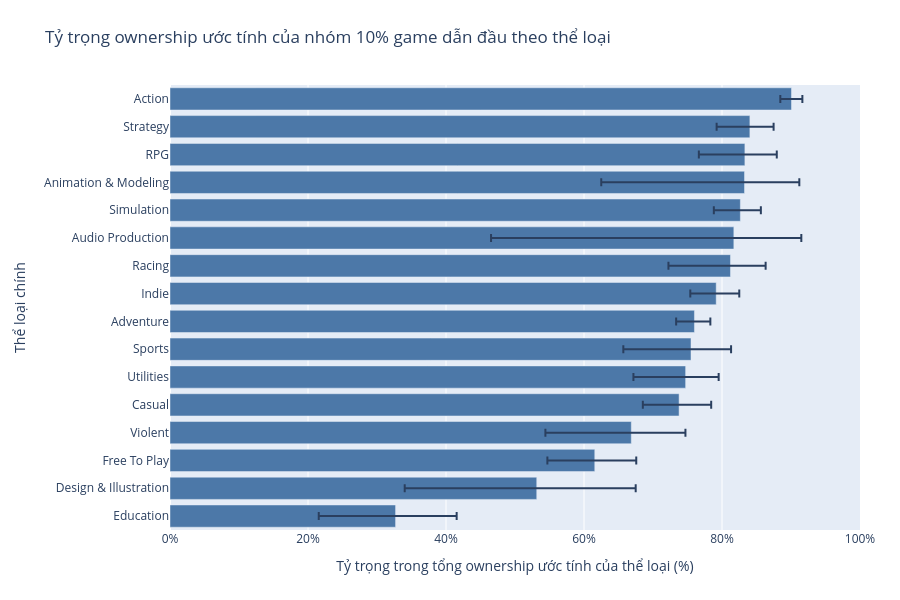

Notebook code for this chart:
### Markdown cell above
### 6. Trực quan hóa 1 — tỷ trọng top 10% theo thể loại

Biểu đồ hiển thị thể loại có ít nhất 100 game; thanh sai số là khoảng tin cậy bootstrap 95%. Trục tung là tỷ trọng ownership ước tính cộng gộp của top 10%, không phải tỷ lệ người chơi duy nhất. Hover để xem cỡ mẫu.

### Code cell
plot_data = genre_summary.sort_values('Top 10%', ascending=True).copy()
plot = go.Figure(go.Bar(
    x=100 * plot_data['Top 10%'],
    y=plot_data['Thể loại'],
    orientation='h',
    marker_color='#4C78A8',
    error_x={
        'type': 'data',
        'symmetric': False,
        'array': 100 * (plot_data['CI trên top 10%'] - plot_data['Top 10%']),
        'arrayminus': 100 * (plot_data['Top 10%'] - plot_data['CI dưới top 10%']),
    },
    customdata=plot_data[['Số game']].to_numpy(),
    hovertemplate=(
        '%{y}<br>Top 10% chiếm: %{x:.1f}%'
        '<br>Số game: %{customdata[0]:,.0f}<extra></extra>'
    ),
))
plot.update_layout(
    title='Tỷ trọng ownership ước tính của nhóm 10% game dẫn đầu theo thể loại',
    xaxis_title='Tỷ trọng trong tổng ownership ước tính của thể loại (%)',
    yaxis_title='Thể loại chính',
    height=max(600, 34 * len(plot_data)),
    margin={'l': 170, 'r': 40, 't': 85, 'b': 70},
)
plot.update_xaxes(range=[0, 100], ticksuffix='%')
display(plot)

### Figure 1 — Plotly figure (JSON) as saved in the notebook; plotly's stock layout.template omitted (floating-point values rounded to 4 significant figures)
{"data": [{"customdata": [[156], [168], [487], [360], [15851], [269], [167], [17127], [7726], [411], [116], [1773], [278], [1368], [1102], [33332]], "error_x": {"array": [8.853, 14.34, 6.011, 7.849, 4.653, 4.785, 5.809, 2.305, 3.342, 5.096, 9.779, 2.971, 7.943, 4.621, 3.438, 1.575], "arrayminus": [11.13, 19.14, 6.867, 12.45, 5.254, 7.567, 9.808, 2.652, 3.755, 8.988, 35.19, 3.844, 20.76, 6.673, 4.819, 1.622], "symmetric": false, "type": "data"}, "hovertemplate": "%{y}<br>Top 10% chiếm: %{x:.1f}%<br>Số game: %{customdata[0]:,.0f}<extra></extra>", "marker": {"color": "#4C78A8"}, "orientation": "h", "type": "bar", "x": [32.69, 53.15, 61.56, 66.85, 73.78, 74.73, 75.51, 76.01, 79.16, 81.23, 81.72, 82.66, 83.26, 83.32, 84.04, 90.07], "y": ["Education", "Design & Illustration", "Free To Play", "Violent", "Casual", "Utilities", "Sports", "Adventure", "Indie", "Racing", "Audio Production", "Simulation", "Animation & Modeling", "RPG", "Strategy", "Action"]}], "layout": {"height": 600, "margin": {"b": 70, "l": 170, "r": 40, "t": 85}, "title": {"text": "Tỷ trọng ownership ước tính của nhóm 10% game dẫn đầu theo thể loại"}, "xaxis": {"range": [0, 100], "ticksuffix": "%", "title": {"text": "Tỷ trọng trong tổng ownership ước tính của thể loại (%)"}}, "yaxis": {"title": {"text": "Thể loại chính"}}}}
